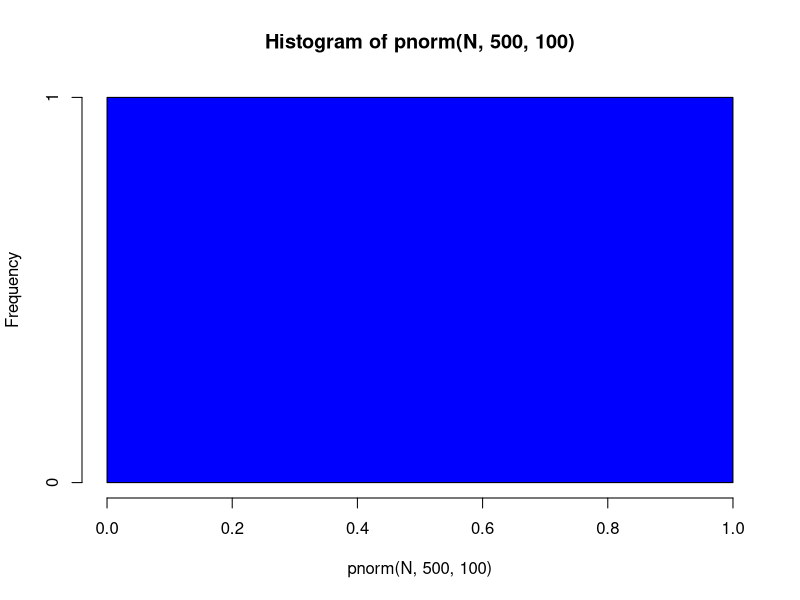
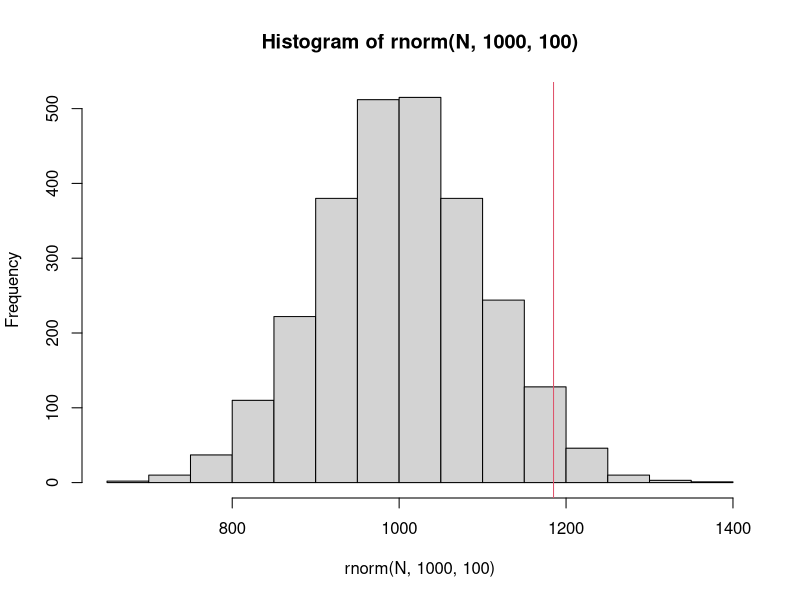

Write the R code that produced these figures, in order.


#------------EJERCICIO 1---------------
#X es una variable normalmene 
#distrinuida con una media de 30 y una desviacion estandar de 4.
#ENCONTRAR: a)P(x<40), b) P(x<21), c) P(30<x<35)
#Para X=40 Conocemos que μ = 30  σ = 4
#La Z estandarizada es: 
 #Z =X − μ
     # σ
#Z =40 − 30
#     4

#P X < 40 = P(Z < 2.5)
pnorm(2.5)
pnorm(40,mean=30, sd=4, lower.tail=TRUE)

#La variable es simetrica, dando el mismo resutado
#eso quiere decir que si problable que suceda. 

#-----------EJERCICIO 2--------------
#Para X=21
#La Z estandarizada es: 
##Z =21 − 30
#     4
##P(x<21) = P(Z < -2.25)
pnorm(-2.25)
pnorm(21,mean=30, sd=4, lower.tail=TRUE)
#La distribucion de la variable es simetrica, por lo tanto es probable que sucea. 

#--------EJERCICIO 3----------------
#X es una variable normalmente distribuida 
#con una media de 30 y una desviación estándar de 4.

#Encontrar: a) P(x < 40), b) P(x > 21), c) P(30 < x < 35).
#Para: P(30 < x < 35).
pnorm(35,mean=30, sd=4, lower.tail=TRUE) - pnorm(30,mean=30, sd=4, lower.tail=TRUE)
#La variable es un poco baja pero puede ser probable. 

#-------------EJERCICIO 4----------------------------
#X es una variable normalmente distribuida con una media 
#de 45 y una desviación estándar de 2.

#Encontrar: a) P( x < 75), b) P( x > 13), c) P(60 < x < 82).
#Para X=75  Conocemos que μ = 45  σ = 2
#La Z estandarizada es:
#Z =75 − 45
#     2
#P(x<75) = P(Z < 15)
pnorm(15)
pnorm(75,mean=45, sd=2, lower.tail=TRUE)

#La variable es simetrica respecto a su medida, su variable es probable de que suceda. 

#Para X=13
#Z =13 − 45
#     2
#P( x > 13) = P(Z < -16)
pnorm(-16)
pnorm(13,mean=45, sd=2, lower.tail=TRUE)
#La variable tiene un valor con un exponente muy alto, 
#aunque es simetrica respecto a su otro valor. 


#Para: P(60 < x < 82)
pnorm(82,mean=45, sd=2, lower.tail=TRUE) - pnorm(60,mean=45, sd=2, lower.tail=TRUE)
#es probable aun por tener un exponente significativo para su valor de distribucion. 

#El ingreso a una determinada universidad se determina mediante 
#un examen nacional. Los resultados de esta prueba se
#distribuyen normalmente con una media de 500 y una 
#desviación estándar de 100. Timmy quiere ser admitido en esta
#universidad y sabe que debe obtener mejores resultados que al 
#menos el 70% de los estudiantes que tomaron el examen.
#Timmy presenta el examen y obtuvo 585 puntos. ¿Será admitido en esta universidad?
#a) Genera el siguiente gráfico:
N=1000
hist(pnorm(N,500,100),20, col= "blue")
abline(v=585, col=2)
#solucion 
#Es P( X < 585) > 70%?
#Función:

pnorm(585,mean=500, sd=100)
##[1] 0.8023375
# Multiplica la probabilidad obtenida por 100

#C)Interpretacion 
#Timmy obtuvo una puntuación mejor que el 80.23% de los
#estudiantes que tomaron el examen y será admitido en esta
#universidad.


#El ingreso a la BENV se determina mediante la prueba estandarizada EXANII-II. Los resultados de esta prueba se
#distribuyen normalmente con una media de 1000 y una desviación estándar de 100. Tú quieres ser admitido en esta
#institución y sabes que debes obtener mejores resultados que al menos el 90% de los estudiantes que tomaron el examen.
#Presentas el examen y obtuviste 1185 puntos.
#¿Serás admitida/o en la BENV?
#A)Genera el grafico. 
N=2600
hist(rnorm(N,1000,100),20, color="blue")
abline(v=1185, col=2)
#B) Solucion 
#Es P( X < 1185) > 90%?
#funcion 
pnorm(1185, mean=1000, sd=100)
#[1] 0.9678432

#Intrprtacion. 
#Obtuve muy buenos resultados, mejor que el 96.78%
#de todos los estudiantes que presentaon el exaemen de ingreso a la BENV 
#asi que si sere admitida en la BEV. 

#-------PRUEBA T-TEST--------
set.seed(10)
x<-rnorm(100,10)  #creacion de una nueva variable leatoria de media 10
Media<- 10
test<-t.test(x, mu=Media) #comparacion de la media muestral con la media
print(test)

#One sample test

#data:x
#t= -1.4507, df=99, p-value=0.15
#alternative hypothsis: true mean is not equal to 10
#95 porcent confidence interval:
#9.676689 10.050213
#sample estimates:
#mean of x
#9.863451

#Interpretacion
#El p-valor es >0.05, no se rechaza Ho. Por lo
#tanto, la muestra tiene media igual a 10.